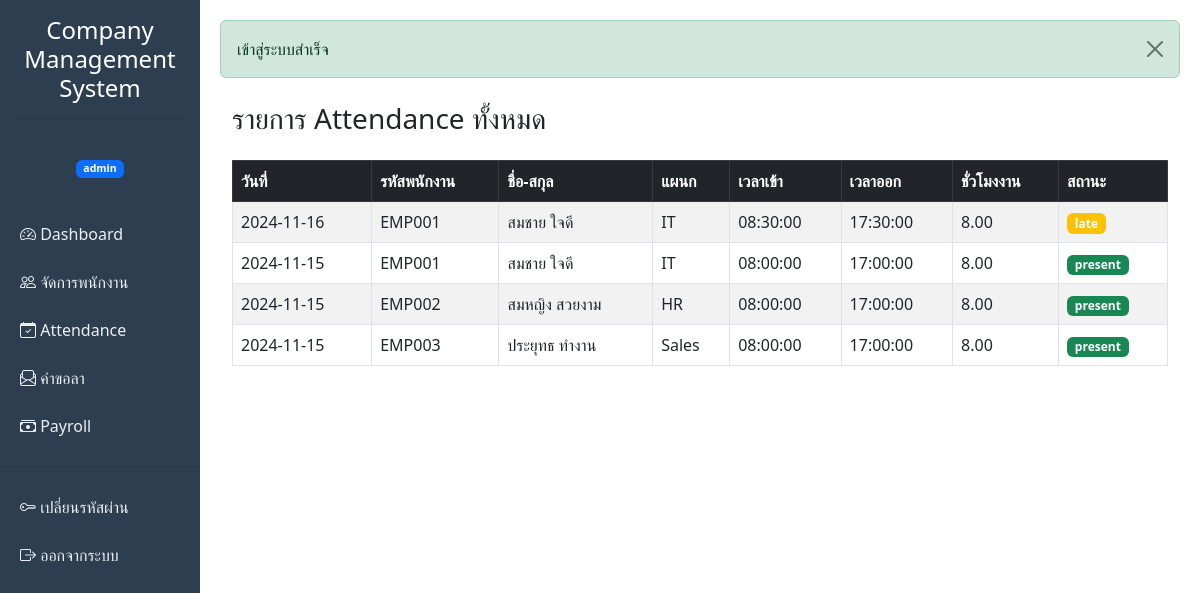
The app's page /admin/attendance_list.php (signed in) with its own data.
### tables this page shows
CREATE TABLE attendance (
    id INT AUTO_INCREMENT PRIMARY KEY,
    employee_id INT NOT NULL,
    date DATE NOT NULL,
    clock_in TIME NULL,
    clock_out TIME NULL,
    work_hours DECIMAL(4,2) DEFAULT 0.00,
    status ENUM('present', 'absent', 'late', 'half_day') DEFAULT 'present',
    notes TEXT,
    created_at TIMESTAMP DEFAULT CURRENT_TIMESTAMP,
    updated_at TIMESTAMP DEFAULT CURRENT_TIMESTAMP ON UPDATE CURRENT_TIMESTAMP,
    FOREIGN KEY (employee_id) REFERENCES employees(id) ON DELETE CASCADE,
    UNIQUE KEY unique_attendance (employee_id, date),
    INDEX idx_date (date),
    INDEX idx_employee_date (employee_id, date)
);

CREATE TABLE employees (
    id INT AUTO_INCREMENT PRIMARY KEY,
    employee_code VARCHAR(20) UNIQUE NOT NULL,
    first_name VARCHAR(100) NOT NULL,
    last_name VARCHAR(100) NOT NULL,
    email VARCHAR(100) UNIQUE NOT NULL,
    phone VARCHAR(20),
    department VARCHAR(100),
    position VARCHAR(100),
    hire_date DATE NOT NULL,
    salary DECIMAL(10,2) DEFAULT 0.00,
    status ENUM('active', 'inactive') DEFAULT 'active',
    created_at TIMESTAMP DEFAULT CURRENT_TIMESTAMP,
    updated_at TIMESTAMP DEFAULT CURRENT_TIMESTAMP ON UPDATE CURRENT_TIMESTAMP,
    INDEX idx_employee_code (employee_code),
    INDEX idx_status (status)
);

### config.php (called while the page is built, shortened)
<?php
function h($string) {
    return htmlspecialchars($string, ENT_QUOTES, 'UTF-8');
}
function isAdmin() {
    return isset($_SESSION['role']) && $_SESSION['role'] === 'admin';
}
function getFlashMessage() {
    if (isset($_SESSION['flash_message'])) {
        $data = [
            'type' => $_SESSION['flash_type'],
            'message' => $_SESSION['flash_message']
        ];
        return $data;
    }
    return null;
}
?>

### admin/attendance_list.php (the view, shortened to what this page needs)
<?php
require_once '../config.php';
$pdo = getDB();
try {
    $stmt = $pdo->prepare("
        SELECT a.*, e.employee_code, e.first_name, e.last_name, e.department
        FROM attendance a
        JOIN employees e ON a.employee_id = e.id
        ORDER BY a.date DESC, a.clock_in ASC
    ");
    $stmt->execute();
    $attendances = $stmt->fetchAll();
} catch (PDOException $e) {
    die("Database Error: " . $e->getMessage());
}
include '../includes/header.php';
?>
<div class="container mt-4">
    <h3 class="mb-4">รายการ Attendance ทั้งหมด</h3>
    <table class="table table-bordered table-striped">
        <thead class="table-dark">
            <tr>
                <th>วันที่</th>
                <th>รหัสพนักงาน</th>
                <th>ชื่อ-สกุล</th>
                <th>แผนก</th>
                <th>เวลาเข้า</th>
                <th>เวลาออก</th>
                <th>ชั่วโมงงาน</th>
                <th>สถานะ</th>
            </tr>
        </thead>
        <tbody>
            <?php if (empty($attendances)): ?>
                <tr><td colspan="8" class="text-center">ยังไม่มีข้อมูล</td></tr>
            <?php else: ?>
                <?php foreach ($attendances as $row): ?>
                    <tr>
                        <td><?= h($row['date']) ?></td>
                        <td><?= h($row['employee_code']) ?></td>
                        <td><?= h($row['first_name'] . ' ' . $row['last_name']) ?></td>
                        <td><?= h($row['department']) ?></td>
                        <td><?= h($row['clock_in'] ?? '-') ?></td>
                        <td><?= h($row['clock_out'] ?? '-') ?></td>
                        <td><?= number_format($row['work_hours'] ?? 0, 2) ?></td>
                        <td>
                            <?php
                                $color = 'secondary';
                                if ($row['status'] == 'present') $color = 'success';
                                if ($row['status'] == 'late') $color = 'warning';
                            ?>
                            <span class="badge bg-<?= $color ?>">
                                <?= h($row['status']) ?>
                            </span>
                        </td>
                    </tr>
                <?php endforeach; ?>
            <?php endif; ?>
        </tbody>
    </table>
</div>
<?php include '../includes/footer.php'; ?>

### includes/header.php (shortened to what this page needs)
<!DOCTYPE html>
<html lang="th">
<head>
    <link href="https://cdn.jsdelivr.net/npm/bootstrap@5.3.0/dist/css/bootstrap.min.css" rel="stylesheet">
    <link rel="stylesheet" href="https://cdn.jsdelivr.net/npm/bootstrap-icons@1.10.0/font/bootstrap-icons.css">
</head>
<body>
    <div class="container-fluid">
        <div class="row">
            <div class="col-md-2 p-0 sidebar">
                <div class="p-3 text-center">
                    <h4 class="text-white"><?= APP_NAME ?></h4>
                    <hr class="bg-light">
                    <div class="text-white-50 small mb-3">
                        <?= h($_SESSION['full_name'] ?: $_SESSION['username']) ?><br>
                        <span class="badge bg-primary"><?= h($_SESSION['role']) ?></span>
                    </div>
                </div>
                <nav>
                    <?php if (isAdmin()): ?>
                        <a href="../admin/dashboard.php">
                            <i class="bi bi-speedometer2"></i> Dashboard
                        </a>
                        <a href="../admin/employees.php">
                            <i class="bi bi-people"></i> จัดการพนักงาน
                        </a>
                        <a href="../admin/attendance_list.php">
                            <i class="bi bi-calendar-check"></i> Attendance
                        </a>
                        <a href="../admin/leave_requests.php">
                            <i class="bi bi-envelope-paper"></i> คำขอลา
                        </a>
                        <a href="../admin/payroll_list.php">
                            <i class="bi bi-cash-stack"></i> Payroll
                        </a>
                        <hr class="bg-secondary">
                    <?php endif; ?>
                    <a href="../auth/change_password.php">
                        <i class="bi bi-key"></i> เปลี่ยนรหัสผ่าน
                    </a>
                    <a href="../auth/logout.php">
                        <i class="bi bi-box-arrow-right"></i> ออกจากระบบ
                    </a>
                </nav>
            </div>
            <div class="col-md-10 main-content">
                <?php
                $flash = getFlashMessage();
                if ($flash):
                ?>
                    <div class="alert alert-<?= h($flash['type']) ?> alert-dismissible fade show">
                        <?= h($flash['message']) ?>
                        <button type="button" class="btn-close" data-bs-dismiss="alert"></button>
                    </div>
                <?php endif; ?>

### includes/footer.php (shortened to what this page needs)
</div>
        </div>
    </div>
</body>
</html>

### includes/header.php (style rules this page uses)
.sidebar { min-height: 100vh; background: #2c3e50; }
.sidebar a { color: #ecf0f1; text-decoration: none; padding: 12px 20px; display: block; transition: all 0.3s; }
.main-content { padding: 20px; }

### records on screen
attendance: date "2024-11-16", employee.employee_code "EMP001", employee.last_name "สมชาย ใจดี", employee.department "IT", clock_in "08:30:00", clock_out "17:30:00", work_hours "8.00", status "late"
attendance: date "2024-11-15", employee.employee_code "EMP001", employee.last_name "สมชาย ใจดี", employee.department "IT", clock_in "08:00:00", clock_out "17:00:00", work_hours "8.00", status "present"
attendance: date "2024-11-15", employee.employee_code "EMP002", employee.last_name "สมหญิง สวยงาม", employee.department "HR", clock_in "08:00:00", clock_out "17:00:00", work_hours "8.00", status "present"
attendance: date "2024-11-15", employee.employee_code "EMP003", employee.last_name "ประยุทธ ทำงาน", employee.department "Sales", clock_in "08:00:00", clock_out "17:00:00", work_hours "8.00", status "present"

### other values on screen
APP_NAME "Company Management System"
$_SESSION['role'] "admin"
$flash['message'] "เข้าสู่ระบบสำเร็จ"
